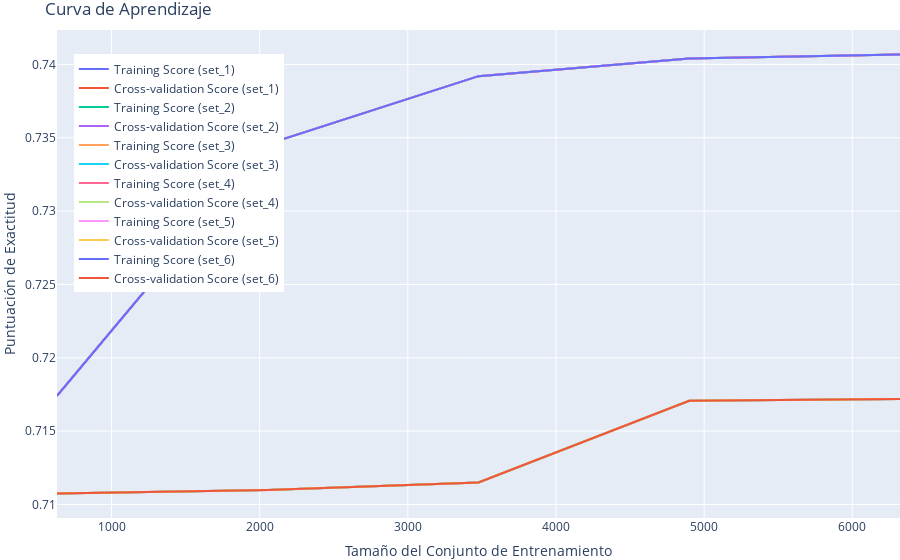

This figure's notebook cell:
### Code cell
from sklearn.model_selection import learning_curve
import numpy as np

resultados = {}

def plot_learning_curve(models, X, y, cv=5):
    fig = go.Figure()

    for model_name, model in models.items():
        train_sizes, train_scores, test_scores = learning_curve(model, X, y, cv=cv)
        train_scores_mean = np.mean(train_scores, axis=1)
        test_scores_mean = np.mean(test_scores, axis=1)

        fig.add_trace(go.Scatter(
            x=train_sizes,
            y=train_scores_mean,
            mode='lines',
            name=f'Training Score ({model_name})',
        ))

        fig.add_trace(go.Scatter(
            x=train_sizes,
            y=test_scores_mean,
            mode='lines',
            name=f'Cross-validation Score ({model_name})',
        ))
        df_learning_curve = pd.DataFrame({
                'Training Size': train_sizes,
                'Training Score': np.mean(train_scores, axis=1),
                'Cross-validation Score': np.mean(test_scores, axis=1)
            })
        resultados[model_name] = df_learning_curve

    fig.update_layout(
        title='Curva de Aprendizaje',
        xaxis_title='Tamaño del Conjunto de Entrenamiento',
        yaxis_title='Puntuación de Exactitud',
        legend=dict(x=0.02, y=0.95),
        margin=dict(l=0, r=0, t=30, b=0)
    )

    fig.show()
    fig.write_html(path_base + r"\\static\html\knn_learning_curve.html")
    fig.write_image(path_base + r"\\static\img\knn_learning_curve.png")

plot_learning_curve(modelos, X_train, y_train)

### Figure 1 — Plotly figure (JSON) as saved in the notebook; plotly's stock layout.template omitted (floating-point values rounded to 4 significant figures)
{"data": [{"mode": "lines", "name": "Training Score (set_1)", "type": "scatter", "x": [632, 2054, 3477, 4899, 6322], "y": [0.7174, 0.7346, 0.7392, 0.7404, 0.7407]}, {"mode": "lines", "name": "Cross-validation Score (set_1)", "type": "scatter", "x": [632, 2054, 3477, 4899, 6322], "y": [0.7107, 0.711, 0.7115, 0.7171, 0.7172]}, {"mode": "lines", "name": "Training Score (set_2)", "type": "scatter", "x": [632, 2054, 3477, 4899, 6322], "y": [0.7174, 0.7346, 0.7392, 0.7404, 0.7407]}, {"mode": "lines", "name": "Cross-validation Score (set_2)", "type": "scatter", "x": [632, 2054, 3477, 4899, 6322], "y": [0.7107, 0.711, 0.7115, 0.7171, 0.7172]}, {"mode": "lines", "name": "Training Score (set_3)", "type": "scatter", "x": [632, 2054, 3477, 4899, 6322], "y": [0.7174, 0.7346, 0.7392, 0.7404, 0.7407]}, {"mode": "lines", "name": "Cross-validation Score (set_3)", "type": "scatter", "x": [632, 2054, 3477, 4899, 6322], "y": [0.7107, 0.711, 0.7115, 0.7171, 0.7172]}, {"mode": "lines", "name": "Training Score (set_4)", "type": "scatter", "x": [632, 2054, 3477, 4899, 6322], "y": [0.7174, 0.7346, 0.7392, 0.7404, 0.7407]}, {"mode": "lines", "name": "Cross-validation Score (set_4)", "type": "scatter", "x": [632, 2054, 3477, 4899, 6322], "y": [0.7107, 0.711, 0.7115, 0.7171, 0.7172]}, {"mode": "lines", "name": "Training Score (set_5)", "type": "scatter", "x": [632, 2054, 3477, 4899, 6322], "y": [0.7174, 0.7346, 0.7392, 0.7404, 0.7407]}, {"mode": "lines", "name": "Cross-validation Score (set_5)", "type": "scatter", "x": [632, 2054, 3477, 4899, 6322], "y": [0.7107, 0.711, 0.7115, 0.7171, 0.7172]}, {"mode": "lines", "name": "Training Score (set_6)", "type": "scatter", "x": [632, 2054, 3477, 4899, 6322], "y": [0.7174, 0.7346, 0.7392, 0.7404, 0.7407]}, {"mode": "lines", "name": "Cross-validation Score (set_6)", "type": "scatter", "x": [632, 2054, 3477, 4899, 6322], "y": [0.7107, 0.711, 0.7115, 0.7171, 0.7172]}], "layout": {"legend": {"x": 0.02, "y": 0.95}, "margin": {"b": 0, "l": 0, "r": 0, "t": 30}, "title": {"text": "Curva de Aprendizaje"}, "xaxis": {"title": {"text": "Tamaño del Conjunto de Entrenamiento"}}, "yaxis": {"title": {"text": "Puntuación de Exactitud"}}}}
